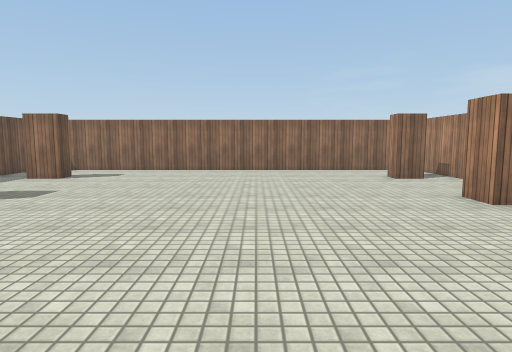
[1] (above)

13 first-person views from a walk through a scene from a Unity 3-D project. The camera is 1.4 m above the floor, tilts 6° down and sees 75° across. Doors are open. The floor is counted in squares, 1.2 m on a side. Each view is taken from the middle of a square. On the plan, view 1 faces up. The plan holds only what a view shows up to about 14 squares ahead; the rest is blank. The place goes on beyond the plan. The player character is not drawn. Surface patterns are stand-ins for the level's own textures.

[2]
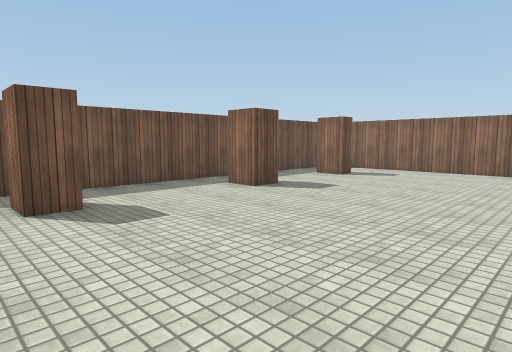

[3]
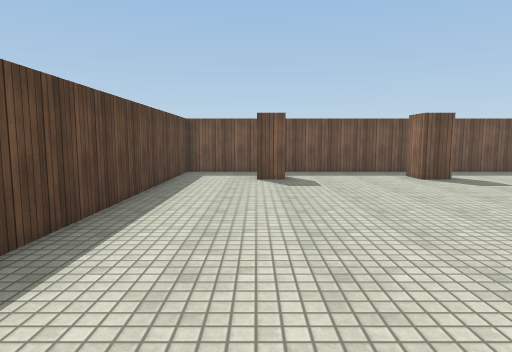

[4]
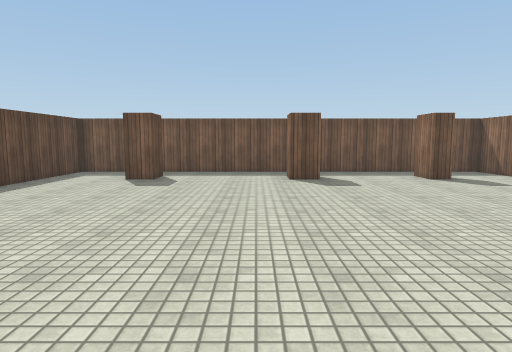

[5]
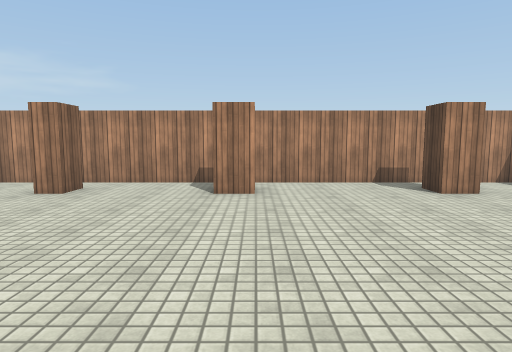

[6]
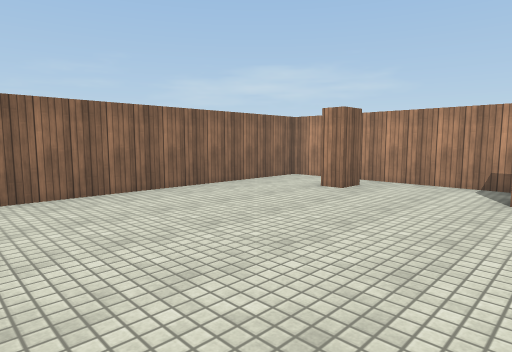

[7]
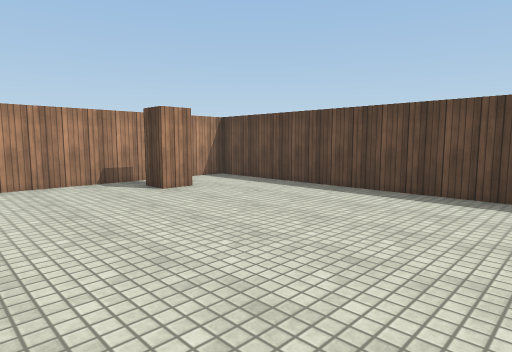

[8]
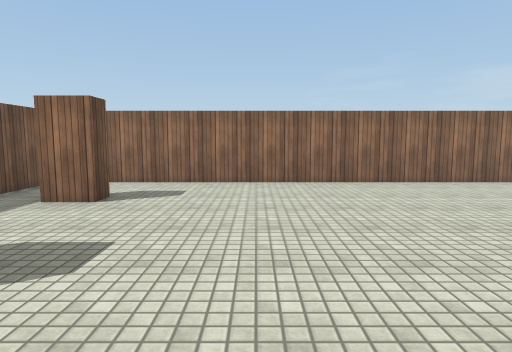

[9]
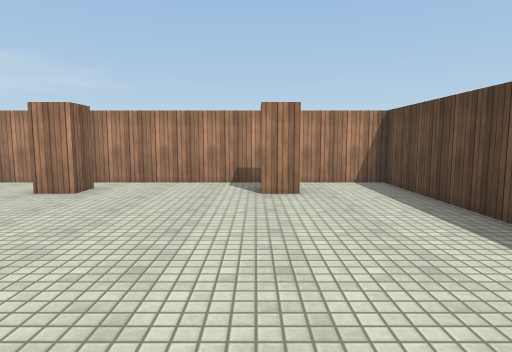

[10]
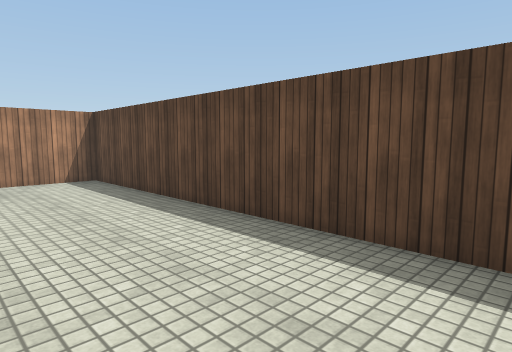

[11]
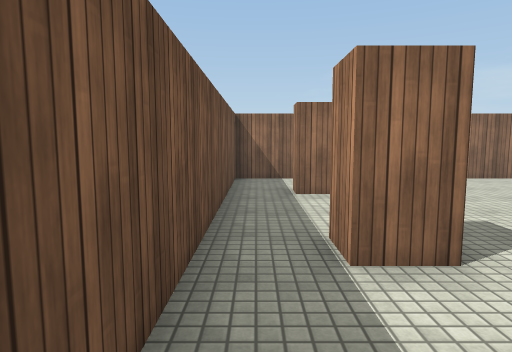

[12]
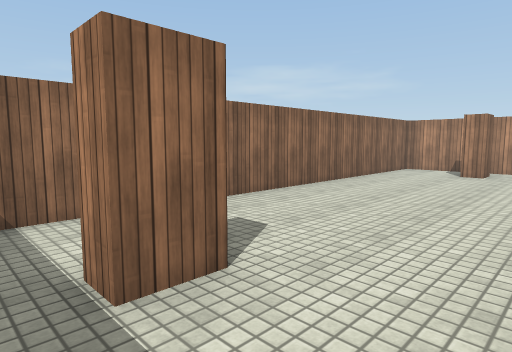

[13]
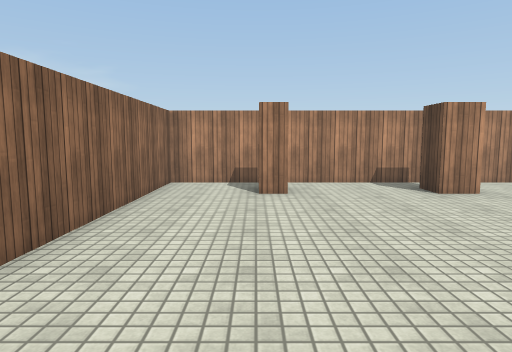

### Floor plan
Points are (right, up) in squares from view 1. A wall is a line through its corners. A room is listed if a view was taken in it or the views show most of it. See-through windows are left out.
Room 1 (views 1, 2, 3, 4, 5, 6, 7, 8, 9, 10, 11, 12, 13)
walls: (-6.1, 7) (-6.1, 6) (-7.1, 6) (-7.1, 7); (-6.1, 11) (-6.1, 10.3) (-7.1, 10.3) (-7.1, 11); (-7.1, 1.9) (-6.1, 1.9) (-6.1, 1) (-7.1, 1); (5.2, 10.3) (4.3, 10.3) (4.3, 11); (-7.6, -1.6) (6.4, -1.6) (6.4, 13.4) (-8.6, 13.4) (-8.6, 0.4)
ways out: opening at (-8, 1.5) to room 2; opening at (-6.5, -0.5) to room 2
Room 2 (no view inside)
walls: (-8.6, 0.4) (-8.6, -1.6) (-7.6, -1.6)
ways out: opening at (-8, 1.5) to room 1; opening at (-6.5, -0.5) to room 1

Positions as (right, up) in squares from view 1, and headings:
1: (0, 0), facing up
2: (0, 0), facing up-left
3: (4, 1), facing left
4: (4, 5), facing left
5: (-3, 6), facing right
6: (-3, 6), facing up-right
7: (-3, 6), facing down-right
8: (-3, 4), facing up
9: (-3, 2), facing right
10: (-4, 2), facing down-right
11: (-8, 3), facing up
12: (-8, 8), facing up-right
13: (-3, 11), facing right
